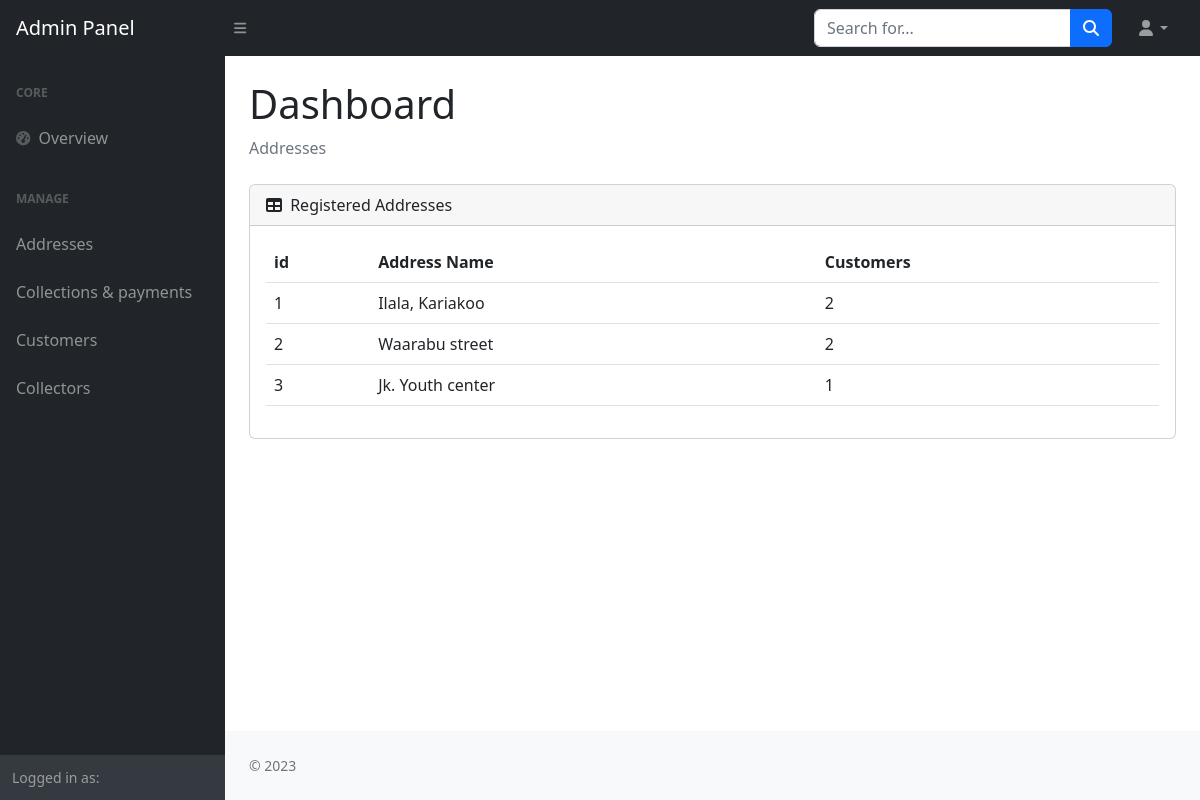
The app's page /addresses/, older data.
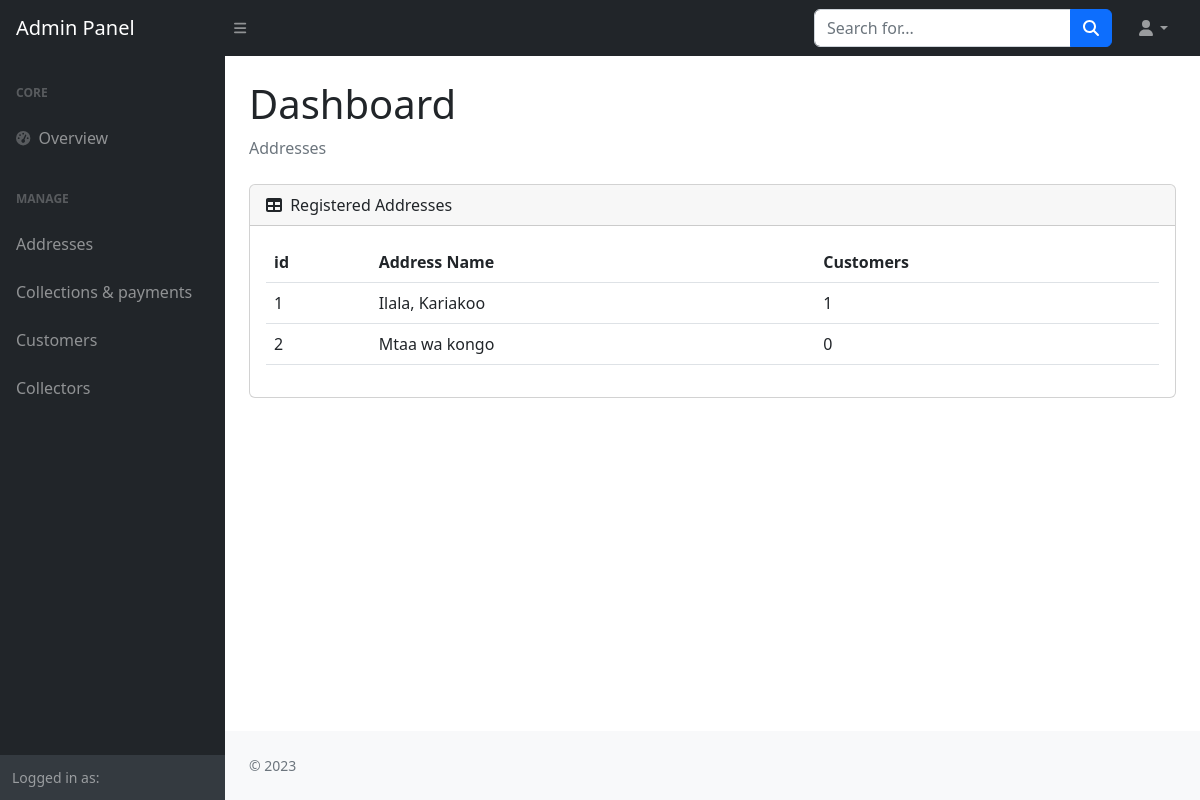
The same page, newer data.
### wms_app/models.py (models this page shows, shortened)
class Area(models.Model):
    name = models.CharField(max_length=100)

### wms_app/views.py (the view)
# urls.py: path('addresses/', address_view, name='addresses'),
def address_view(request):
    areas = Area.objects.all()
    area_data = []
    for area in areas:
        customers_count = Customer.objects.filter(address=area.id).count()
        area_data.append({'area': area, 'customer_count': customers_count})
    return render(request, 'dashboard/address.html', {'area_data': area_data})

### templates/dashboard/address.html (shortened to what this page needs)
{% extends 'dashboard/base.html' %}
{% load static %}
{% block body %}
<body class="sb-nav-fixed">
    <nav class="sb-topnav navbar navbar-expand navbar-dark bg-dark">
        <a class="navbar-brand ps-3" href="index.html">Admin Panel</a>
        <button class="btn btn-link btn-sm order-1 order-lg-0 me-4 me-lg-0" id="sidebarToggle" href="#!"><i class="fas fa-bars"></i></button>
        <form class="d-none d-md-inline-block form-inline ms-auto me-0 me-md-3 my-2 my-md-0">
            <div class="input-group">
                <input class="form-control" type="text" placeholder="Search for..." aria-label="Search for..." aria-describedby="btnNavbarSearch" />
                <button class="btn btn-primary" id="btnNavbarSearch" type="button"><i class="fas fa-search"></i></button>
            </div>
        </form>
        <ul class="navbar-nav ms-auto ms-md-0 me-3 me-lg-4">
            <li class="nav-item dropdown">
                <a class="nav-link dropdown-toggle" id="navbarDropdown" href="#" role="button" data-bs-toggle="dropdown" aria-expanded="false"><i class="fas fa-user fa-fw"></i></a>
            </li>
        </ul>
    </nav>
    <div id="layoutSidenav">
        {% include "dashboard/admin_side_panel.html" %}
        <div id="layoutSidenav_content">
            <main>
                <div class="container-fluid px-4">
                    <h1 class="mt-4">Dashboard</h1>
                    <ol class="breadcrumb mb-4">
                        <li class="breadcrumb-item active">Addresses</li>
                    </ol>
                    <div class="card mb-4">
                        <div class="card-header">
                            <i class="fas fa-table me-1"></i>
                            Registered Addresses
                        </div>
                        <div class="card-body">
                            <table id="" class='table'>
                                <thead>
                                    <tr>
                                        <th>id</th>
                                        <th>Address Name</th>
                                        <th>Customers</th>
                                    </tr>
                                </thead>
                                <tbody>
                                    {% for data in area_data %}
                                        <tr>
                                        <td>{{ data.area.id }}</td>
                                        <td>{{ data.area.name }}</td>
                                        <td>{{ data.customer_count }}</td>
                                        </tr>
                                    {% endfor %}
                                </tbody>
                            </table>
                        </div>
                    </div>
                </div>
            </main>
            <footer class="py-4 bg-light mt-auto">
                <div class="container-fluid px-4">
                    <div class="d-flex align-items-center justify-content-between small">
                        <div class="text-muted">&copy; 2023</div>
                    </div>
                </div>
            </footer>
        </div>
    </div>
</body>
{% endblock body %}

Row changes from the older to the newer data that the page shows:
removed Area: area.id "3", area.name "Jk. Youth center", customer_count "1"
computed for Area "Ilala, Kariakoo": customer_count "2" → "1"
changed Area id 2: area.name "Waarabu street" → "Mtaa wa kongo"; customer_count "2" → "0"
